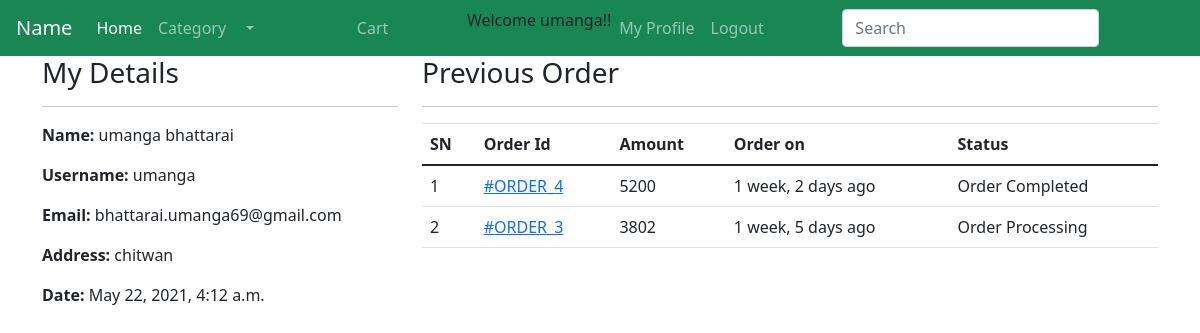
The page /profile/ (signed in) on the database its author committed.
### ecomapp/models.py (models this page shows, shortened)
class Customer(models.Model):
    user = models.OneToOneField(User, on_delete=models.CASCADE)
    full_name = models.CharField(max_length=100)
    address = models.CharField(max_length=100, null=True, blank=True)
    joined_on = models.DateTimeField(auto_now_add=True)

class Order(models.Model):
    cart = models.OneToOneField(Cart, on_delete=models.CASCADE)
    order_by = models.CharField(max_length=100)
    shipping_address = models.CharField(max_length=100)
    mobile = models.CharField(max_length=100)
    Email = models.EmailField(max_length=100)
    subtotal = models.PositiveIntegerField()
    discount = models.PositiveIntegerField()
    total = models.PositiveIntegerField()
    order_status = models.CharField(max_length=100, choices= ORDER_STATUS)
    created = models.DateTimeField(auto_now_add=True)

### ecomapp/views.py (the view)
# urls.py: path("profile/", views.CustomerProfileView.as_view(), name = "customerprofile"),
class CustomerProfileView(TemplateView):
    template_name = 'ecomapp/customerprofile.html'
    def dispatch(self, request, *args, **kwargs):
        if request.user.is_authenticated and Customer.objects.filter(user=request.user).exists():
            pass
        else:
            return redirect("/login/?next=/profile/")
        return super().dispatch(request, *args, **kwargs)
    def get_context_data(self, **kwargs):
        context = super().get_context_data(**kwargs)
        customer = self.request.user.customer
        context ['customer'] = customer
        orders = Order.objects.filter(cart__customer=customer).order_by("-id")
        context["orders"] = orders
        return context

### ecomapp/TEMPLATES/ecomapp/customerprofile.html
{% extends 'includes/base.html' %}
{% block content %}
<div class="container">
    <div class="row">
        <div class="col-md-4">
            <h3>My Details</h3><hr>
            <p><span class="font-weight-bold">Name: </span> {{customer.full_name}}</p>
            <p><span class="font-weight-bold" >Username: </span> {{customer.user}}</p>
            <p><span class="font-weight-bold">Email: </span> {{customer.user.email}}</p>
            <p><span class="font-weight-bold">Address: </span> {{customer.address}}</p>
            <p><span class="font-weight-bold">Date: </span> {{customer.joined_on}}</p>
        </div>
        <div class="col-md-8">
            <h3>Previous Order</h3>
            <hr>
            <table class="table">
                <thead>
                <tr>
                    <th>SN</th>
                    <th>Order Id</th>
                    <th>Amount</th>
                    <th>Order on</th>
                     <th>Status</th>
                </tr>
                </thead>
                <tbody>
                {% for ord in orders %}
                <tr>
                    <td>{{forloop.counter}}</td>
                    <td><a href="{% url 'ecomapp:customerorderdetail' ord.pk %}"> #ORDER_{{ord.id}}</a></td>
                     <td>{{ord.total}}</td>
                     <td>{{ord.created|timesince}} ago</td>
                    <td>{{ord.order_status}}</td>
                </tr>
                {% endfor %}
                </tbody>
            </table>
        </div>
    </div>
</div>
{% endblock %}

### ecomapp/TEMPLATES/includes/base.html (shortened to what this page needs)
<!DOCTYPE html>
<html lang="en">
<head>
<link rel="stylesheet" href="https://maxcdn.bootstrapcdn.com/bootstrap/4.0.0/css/bootstrap.min.css"
>
    <link href="https://cdn.jsdelivr.net/npm/bootstrap@5.0.0-beta3/dist/css/bootstrap.min.css" rel="stylesheet">
</head>
<body>
<nav class="navbar navbar-expand-lg navbar-dark bg-success">
  <a class="navbar-brand" href="{% url 'ecomapp:home' %}">Name</a>
  <div class="collapse navbar-collapse" id="navbarSupportedContent">
    <ul class="navbar-nav mr-auto">
      <li class="nav-item active">
        <a class="nav-link" href="{% url 'ecomapp:home' %}">Home <span class="sr-only">(current)</span></a>
      </li>
      <li class="nav-item">
        <a class="nav-link" href="{% url 'ecomapp:all-product' %}">Category</a>
      </li>
      <li class="nav-item dropdown">
        <a class="nav-link dropdown-toggle" href="#" id="navbarDropdown" role="button" data-toggle="dropdown" aria-haspopup="true" aria-expanded="false">
        </a>
      </li>
        <li class="nav-item">
          <a class="nav-link disabled" href="#"></a>
        </li>
      </ul>
    <ul class="navbar-nav mr-auto">
    <li class="nav-item">
        <a class="nav-link disable" href="{% url 'ecomapp:mycart' %}">Cart</a>
    </li>
    </ul>
    <ul class="navbar-nav mr-auto">
      {% if user.is_authenticated %}
      <li class = "nav-item">
          Welcome {{ request.user.username }}!!
      </li>
      <li class = "nav-item">
        <a class="nav-link disable" href="{% url 'ecomapp:customerprofile' %}">My Profile</a>
    </li>
      <li class = "nav-item">
       <a class="nav-link disable" href="{% url 'ecomapp:customerlogout' %}">Logout</a>
    </li>
      {% endif %}
    </ul>
    <form action="{% url 'ecomapp:search' %}" method="get" class="form-inline my-2 my-lg-0">
      <input class="form-control mr-sm-2" type="search" name="keyword" placeholder="Search" aria-label="Search">
      <button class="btn btn-outline-success my-2 my-sm-0" type="submit">Search</button>
    </form>
  </div>
</nav>
</body>
{% block content %}
{% endblock %}
</html>

### rows shown on the page
Customer: full_name "umanga bhattarai", user "umanga", user.email "bhattarai.umanga69@gmail.com", address "chitwan", joined_on "May 22, 2021, 4:12 a.m."
Order: id "4", total "5200", created "1 week, 2 days", order_status "Order Completed"
Order: id "3", total "3802", created "1 week, 5 days", order_status "Order Processing"

### other values the page prints
{{ request.user.username }} "umanga"
